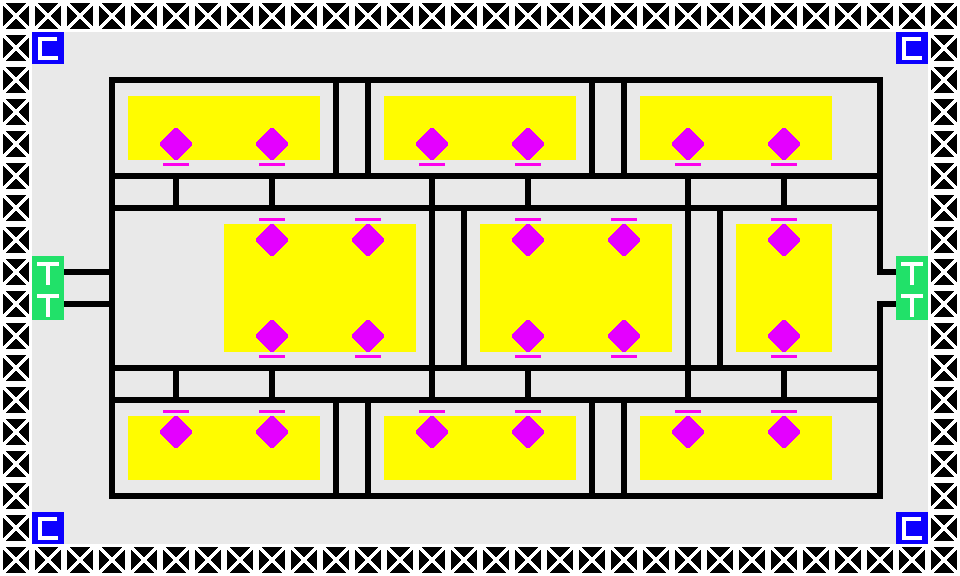

A 2D game scene composited from a Tiled map and its tileset images. What follows is a short description and the map's XML, with each tile layer's data collapsed to a summary:
An orthogonal 30x18 tile map with 32x32 px tiles, 7 tile layers (ground, path, door, wall, ...).

<map version="1.5" tiledversion="1.7.2" orientation="orthogonal" renderorder="right-down" width="30" height="18" tilewidth="32" tileheight="32" infinite="0" nextlayerid="8" nextobjectid="1">
 <editorsettings>
  <export target="tilemaps/json/hospital.json" format="json" />
 </editorsettings>
 <tileset firstgid="1" name="hospital" tilewidth="32" tileheight="32" tilecount="64" columns="8">
  <image source="tilemaps/tiles/hospital.png" width="256" height="256" />
  <tile id="0">
   <properties>
    <property name="collides" type="bool" value="false" />
   </properties>
  </tile>
  <tile id="1">
   <properties>
    <property name="collides" type="bool" value="false" />
   </properties>
  </tile>
  <tile id="2">
   <properties>
    <property name="collides" type="bool" value="false" />
   </properties>
  </tile>
  <tile id="3">
   <properties>
    <property name="collides" type="bool" value="true" />
   </properties>
  </tile>
  <tile id="4">
   <properties>
    <property name="collides" type="bool" value="false" />
   </properties>
  </tile>
  <tile id="5">
   <properties>
    <property name="collides" type="bool" value="false" />
   </properties>
  </tile>
  <tile id="8">
   <properties>
    <property name="collides" type="bool" value="true" />
   </properties>
  </tile>
  <tile id="9">
   <properties>
    <property name="collides" type="bool" value="false" />
   </properties>
  </tile>
  <tile id="10">
   <properties>
    <property name="collides" type="bool" value="true" />
   </properties>
  </tile>
  <tile id="11">
   <properties>
    <property name="collides" type="bool" value="false" />
   </properties>
  </tile>
  <tile id="12">
   <properties>
    <property name="collides" type="bool" value="false" />
   </properties>
  </tile>
  <tile id="13">
   <properties>
    <property name="collides" type="bool" value="false" />
   </properties>
  </tile>
  <tile id="16">
   <properties>
    <property name="collides" type="bool" value="false" />
   </properties>
  </tile>
  <tile id="17">
   <properties>
    <property name="collides" type="bool" value="false" />
   </properties>
  </tile>
  <tile id="18">
   <properties>
    <property name="collides" type="bool" value="false" />
   </properties>
  </tile>
  <tile id="19">
   <properties>
    <property name="collides" type="bool" value="false" />
   </properties>
  </tile>
  <tile id="20">
   <properties>
    <property name="collides" type="bool" value="false" />
   </properties>
  </tile>
  <tile id="21">
   <properties>
    <property name="collides" type="bool" value="false" />
   </properties>
  </tile>
  <tile id="24">
   <properties>
    <property name="collides" type="bool" value="false" />
   </properties>
  </tile>
  <tile id="25">
   <properties>
    <property name="collides" type="bool" value="false" />
   </properties>
  </tile>
  <tile id="26">
   <properties>
    <property name="collides" type="bool" value="false" />
   </properties>
  </tile>
  <tile id="27">
   <properties>
    <property name="collides" type="bool" value="false" />
   </properties>
  </tile>
  <tile id="28">
   <properties>
    <property name="collides" type="bool" value="false" />
   </properties>
  </tile>
  <tile id="29">
   <properties>
    <property name="collides" type="bool" value="false" />
   </properties>
  </tile>
  <tile id="32">
   <properties>
    <property name="collides" type="bool" value="false" />
   </properties>
  </tile>
  <tile id="33">
   <properties>
    <property name="collides" type="bool" value="false" />
   </properties>
  </tile>
  <tile id="34">
   <properties>
    <property name="collides" type="bool" value="false" />
   </properties>
  </tile>
  <tile id="35">
   <properties>
    <property name="collides" type="bool" value="false" />
   </properties>
  </tile>
  <tile id="36">
   <properties>
    <property name="collides" type="bool" value="false" />
   </properties>
  </tile>
  <tile id="37">
   <properties>
    <property name="collides" type="bool" value="false" />
   </properties>
  </tile>
  <tile id="40">
   <properties>
    <property name="collides" type="bool" value="false" />
   </properties>
  </tile>
  <tile id="41">
   <properties>
    <property name="collides" type="bool" value="false" />
   </properties>
  </tile>
  <tile id="42">
   <properties>
    <property name="collides" type="bool" value="false" />
   </properties>
  </tile>
  <tile id="43">
   <properties>
    <property name="collides" type="bool" value="false" />
   </properties>
  </tile>
  <tile id="44">
   <properties>
    <property name="collides" type="bool" value="false" />
   </properties>
  </tile>
  <tile id="45">
   <properties>
    <property name="collides" type="bool" value="false" />
   </properties>
  </tile>
  <tile id="48">
   <properties>
    <property name="collides" type="bool" value="false" />
   </properties>
  </tile>
  <tile id="49">
   <properties>
    <property name="collides" type="bool" value="false" />
   </properties>
  </tile>
  <tile id="50">
   <properties>
    <property name="collides" type="bool" value="false" />
   </properties>
  </tile>
  <tile id="51">
   <properties>
    <property name="collides" type="bool" value="false" />
   </properties>
  </tile>
  <tile id="52">
   <properties>
    <property name="collides" type="bool" value="false" />
   </properties>
  </tile>
  <tile id="53">
   <properties>
    <property name="collides" type="bool" value="false" />
   </properties>
  </tile>
  <tile id="56">
   <properties>
    <property name="collides" type="bool" value="false" />
   </properties>
  </tile>
  <tile id="57">
   <properties>
    <property name="collides" type="bool" value="false" />
   </properties>
  </tile>
  <tile id="58">
   <properties>
    <property name="collides" type="bool" value="false" />
   </properties>
  </tile>
  <tile id="59">
   <properties>
    <property name="collides" type="bool" value="false" />
   </properties>
  </tile>
  <tile id="60">
   <properties>
    <property name="collides" type="bool" value="false" />
   </properties>
  </tile>
  <tile id="61">
   <properties>
    <property name="collides" type="bool" value="false" />
   </properties>
  </tile>
 </tileset>
 <layer id="1" name="ground" width="30" height="18">
  <data>[540 cells, 308 non-empty, 1 distinct tile ids]</data>
 </layer>
 <layer id="6" name="path" width="30" height="18">
  <data>[540 cells, 200 non-empty, 11 distinct tile ids]</data>
 </layer>
 <layer id="7" name="door" width="30" height="18">
  <data>[540 cells, 22 non-empty, 2 distinct tile ids]</data>
 </layer>
 <layer id="2" name="wall" width="30" height="18">
  <data>[540 cells, 92 non-empty, 1 distinct tile ids]</data>
 </layer>
 <layer id="4" name="elevator" width="30" height="18">
  <data>[540 cells, 4 non-empty, 1 distinct tile ids]</data>
 </layer>
 <layer id="5" name="gate" width="30" height="18">
  <data>[540 cells, 4 non-empty, 1 distinct tile ids]</data>
 </layer>
 <layer id="3" name="room" width="30" height="18">
  <data>[540 cells, 132 non-empty, 2 distinct tile ids]</data>
 </layer>
</map>